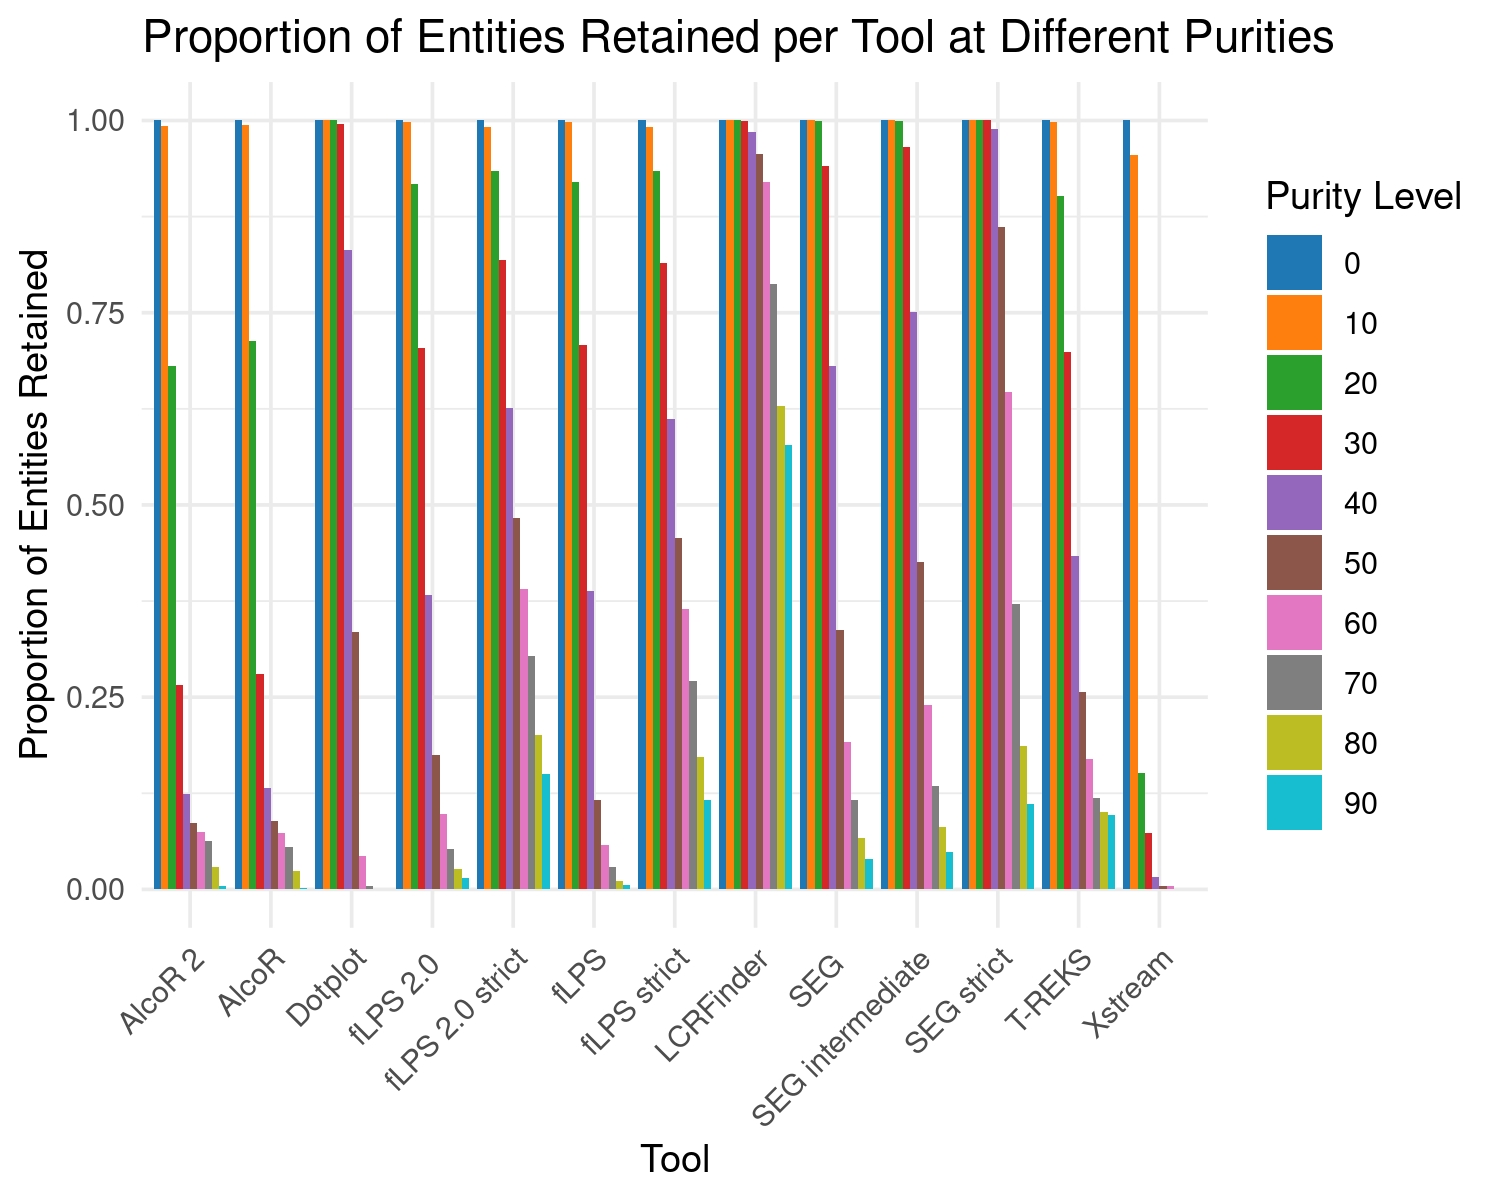

The script that saved this image:
setwd("/home/anirjit/ANIRJIT/RESULTS/Purity/human")

library(ggplot2)
library(dplyr)

# Load the data
data <- read.table("entity_counts.tsv", header=TRUE, sep="\t", stringsAsFactors=FALSE)

# Convert Filename to factor for better grouping
data$Filename <- factor(data$Filename, levels = unique(data$Filename))

# Define custom colors for files
custom_colors <- c("#1f77b4", "#ff7f0e", "#2ca02c", "#d62728", "#9467bd", 
                   "#8c564b", "#e377c2", "#7f7f7f", "#bcbd22", "#17becf")
jpeg("Retention_1.jpg", width = 1500, height = 1200, res = 250, quality = 100)
# Plot
ggplot(data, aes(x = Filename, y = Proportion, fill = as.factor(Purity))) +
  geom_bar(stat = "identity", position = "dodge") +
  labs(title = "Proportion of Entities Retained per Tool at Different Purities",
       x = "Tool",
       y = "Proportion of Entities Retained",
       fill = "Purity Level") +
  scale_fill_manual(values = custom_colors) +
  theme_minimal() +
  theme(axis.text.x = element_text(angle = 45, hjust = 1)) # Rotates labels for readability
dev.off()